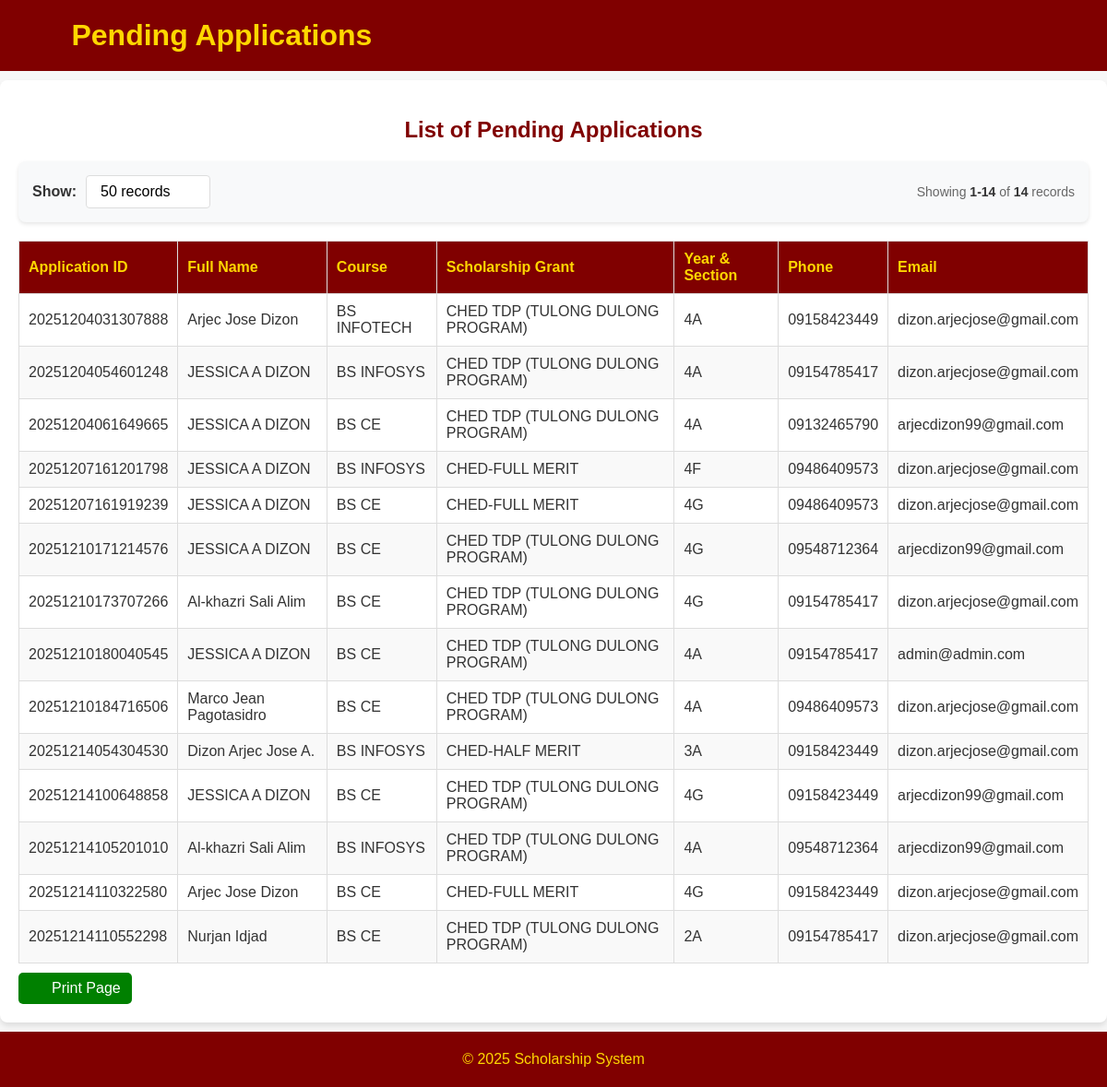
The page /dashboard-links/pending.php?page=1&limit=50 (signed in) on the database as committed earlier.
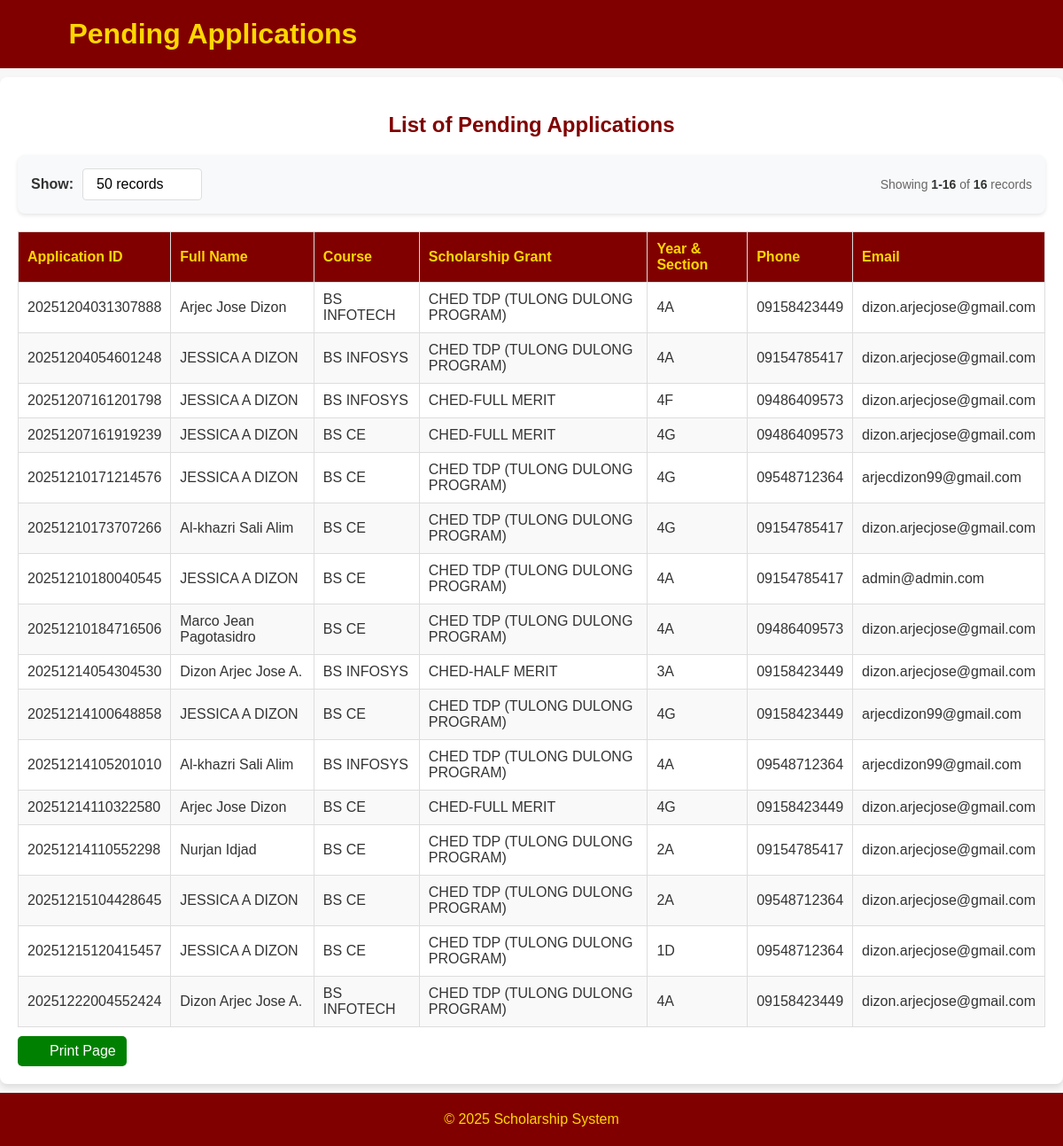
The same page on the database as committed later.
### tables this page shows
CREATE TABLE `scholarship_applications` (
  `application_id` varchar(20) NOT NULL,
  `date` datetime DEFAULT NULL,
  `semester` varchar(10) NOT NULL,
  `school_year` varchar(9) DEFAULT NULL,
  `full_name` varchar(100) NOT NULL,
  `course` varchar(50) NOT NULL,
  `yr_sec` varchar(15) NOT NULL,
  `major` varchar(50) NOT NULL,
  `cell_no` varchar(15) DEFAULT NULL,
  `permanent_address` text DEFAULT NULL,
  `zip_code` int(11) NOT NULL,
  `present_address` text DEFAULT NULL,
  `email` varchar(100) DEFAULT NULL,
  `sex` varchar(100) NOT NULL,
  `date_of_birth` date DEFAULT NULL,
  `age` int(11) NOT NULL,
  `place_of_birth` varchar(50) DEFAULT NULL,
  `civil_status` enum('single','married','widowed','divorced','separated') DEFAULT NULL,
  `religion` varchar(100) DEFAULT NULL,
  `scholarship_grant` varchar(100) DEFAULT NULL,
  `disability` varchar(100) DEFAULT NULL,
  `indigenous_group` varchar(100) DEFAULT NULL,
  `reason_scholarship` text NOT NULL,
  `user_id` int(11) DEFAULT NULL,
  `status` enum('pending','approved','not qualified') NOT NULL DEFAULT 'pending',
  `notified` int(11) NOT NULL,
  `attachments` varchar(255) NOT NULL
);

### dashboard-links/pending.php (the view, shortened to what this page needs)
<?php
require '../includes/session.php';
$defaultLimit = 5;
$limitOptions = [5, 10, 50, 100, 500, 'all'];
$limit = isset($_GET['limit']) && in_array($_GET['limit'], array_map('strval', $limitOptions)) ? $_GET['limit'] : $defaultLimit;
$sqlLimit = ($limit === 'all') ? 1000000 : (int)$limit;
$page = isset($_GET['page']) && is_numeric($_GET['page']) ? (int) $_GET['page'] : 1;
$offset = ($page - 1) * $sqlLimit;
try {
    $countStmt = $pdo->prepare("SELECT COUNT(*) FROM scholarship_applications WHERE status = 'Pending'");
    $countStmt->execute();
    $totalRecords = $countStmt->fetchColumn();
    $stmt = $pdo->prepare("SELECT * FROM scholarship_applications WHERE status = 'Pending' LIMIT :limit OFFSET :offset");
    $stmt->bindParam(':limit', $sqlLimit, PDO::PARAM_INT);
    $stmt->bindParam(':offset', $offset, PDO::PARAM_INT);
    $stmt->execute();
    $pendingApplications = $stmt->fetchAll(PDO::FETCH_ASSOC);
} catch (Exception $e) {
    die("Error fetching data: " . $e->getMessage());
}
?>
<!DOCTYPE html>
<html lang="en">
<head>
    <link rel="stylesheet" href="../css/approved.css?v=<?php echo time(); ?>">
    <link rel="stylesheet" href="../css/pagination.css?v=<?php echo time(); ?>">
</head>
<body>
    <header>
        <a href="../views/dashboard.php">
            <button>
                <i class="fas fa-arrow-left"></i>
            </button>
        </a>
        <h1>Pending Applications</h1>
    </header>
    <main>
        <h2 class="no-print">List of Pending Applications</h2>
        <div class="pagination-controls no-print">
            <div class="records-per-page">
                <label for="records-per-page">Show:</label>
                <div class="records-dropdown">
                    <button class="records-dropdown-btn" id="recordsDropdownBtn">
                        <?php echo $limit === 'all' ? 'All' : $limit; ?> records
                        <i class="fas fa-chevron-down"></i>
                    </button>
                </div>
            </div>
            <div class="pagination-info">
                Showing
                <strong><?php
                    if ($limit === 'all') {
                        echo "all {$totalRecords}";
                    } else {
                        $start = ($page - 1) * $sqlLimit + 1;
                        $end = min($start + $sqlLimit - 1, $totalRecords);
                        echo "{$start}-{$end}";
                    }
                ?></strong>
                of <strong><?php echo $totalRecords; ?></strong> records
            </div>
        </div>
        <?php if (count($pendingApplications) > 0): ?>
            <table>
                <thead>
                    <tr>
                        <th>Application ID</th>
                        <th>Full Name</th>
                        <th>Course</th>
                        <th>Scholarship Grant</th>
                        <th>Year & Section</th>
                        <th>Phone</th>
                        <th>Email</th>
                    </tr>
                </thead>
                <tbody>
                    <?php foreach ($pendingApplications as $application): ?>
                        <tr>
                            <td><?= htmlspecialchars($application['application_id']) ?></td>
                            <td><?= htmlspecialchars($application['full_name']) ?></td>
                            <td><?= htmlspecialchars($application['course']) ?></td>
                            <td><?= htmlspecialchars($application['scholarship_grant']) ?></td>
                            <td><?= htmlspecialchars($application['yr_sec']) ?></td>
                            <td><?= htmlspecialchars($application['cell_no']) ?></td>
                            <td><?= htmlspecialchars($application['email']) ?></td>
                        </tr>
                    <?php endforeach; ?>
                </tbody>
            </table>
        <?php else: ?>
            <p class="no-data">No pending applications found.</p>
        <?php endif; ?>
        <button onclick="window.print()" class="print-button">
            <i class="fas fa-print"></i> Print Page
        </button>
    </main>
    <footer class="no-print">
        <p>&copy; <?= date('Y') ?> Scholarship System</p>
    </footer>
</body>
</html>

### css/approved.css (style rules this page uses)
body { font-family: Arial, sans-serif; margin: 0; padding: 0; background-color: #f7f7f7; color: #333; }
header { display: flex; background-color: maroon; color: gold; padding: 20px; text-align: center; }
button { background-color: maroon; color: rgb(0, 0, 0); border: none; padding: 10px 15px; border-radius: 5px; cursor: pointer; font-size: 1em; display: inline-flex; align-items: center; margin-right: 10px; }
button i { margin-right: 5px; }
h1 { margin: 0; }
main { padding: 20px; max-width: 1200px; margin: 10px auto 70px auto; background-color: #fff; border-radius: 8px; box-shadow: 0 4px 6px rgba(0, 0, 0, 0.1); overflow: auto; }
h2 { color: maroon; text-align: center; }
table { width: 100%; border-collapse: collapse; margin-top: 20px; }
table thead { background-color: maroon; color: gold; }
table th, table td { padding: 10px; text-align: left; border: 1px solid #ddd; }
table tbody tr:nth-child(even) { background-color: #f9f9f9; }
footer { text-align: center; background-color: maroon; color: gold; padding: 5px 0; position: fixed; bottom: 0; width: 100%; }
.print-button { background-color: green; color: white; border: none; padding: 8px 12px; border-radius: 5px; font-size: 16px; cursor: pointer; display: inline-flex; align-items: center; gap: 5px; margin-top: 10px; }
.print-button i { font-size: 18px; }
.pagination-controls { display: flex; justify-content: space-between; align-items: center; margin: 20px 0; padding: 15px; background: #f8f9fa; border-radius: 8px; box-shadow: 0 2px 4px rgba(0,0,0,0.1); }
.records-per-page { display: flex; align-items: center; gap: 10px; }
.records-per-page label { font-weight: 600; color: #333; }
.records-dropdown { position: relative; display: inline-block; }
.records-dropdown-btn { background: #fff; border: 1px solid #ddd; border-radius: 4px; padding: 8px 15px; cursor: pointer; display: flex; align-items: center; justify-content: space-between; min-width: 120px; transition: all 0.3s ease; }
.records-dropdown-btn i { margin-left: 10px; transition: transform 0.3s ease; }
.pagination-info { font-size: 14px; color: #666; }
.pagination-info strong { color: #333; }

### dashboard-links/pending.php (style rules this page uses)
.pagination-controls { display: flex; justify-content: space-between; align-items: center; margin: 20px 0; padding: 15px; background: #f8f9fa; border-radius: 8px; box-shadow: 0 2px 4px rgba(0,0,0,0.1); }
.records-per-page { display: flex; align-items: center; gap: 10px; }
.records-per-page label { font-weight: 600; color: #333; }
.records-dropdown { position: relative; display: inline-block; }
.records-dropdown-btn { background: #fff; border: 1px solid #ddd; border-radius: 4px; padding: 8px 15px; cursor: pointer; display: flex; align-items: center; justify-content: space-between; min-width: 120px; transition: all 0.3s ease; }
.records-dropdown-btn i { margin-left: 10px; transition: transform 0.3s ease; }
.pagination-info { font-size: 14px; color: #666; }
.pagination-info strong { color: #333; }

Rows that differ between the two databases and show on the page:
no longer on this page (row edited): scholarship_applications: application_id "20251204061649665", full_name "JESSICA A DIZON", course "BS CE", scholarship_grant "CHED TDP (TULONG DULONG PROGRAM)", yr_sec "4A", cell_no "09132465790", email "arjecdizon99@gmail.com"
added scholarship_applications: application_id "20251215104428645", full_name "JESSICA A DIZON", course "BS CE", scholarship_grant "CHED TDP (TULONG DULONG PROGRAM)", yr_sec "2A", cell_no "09548712364", email "dizon.arjecjose@gmail.com"
added scholarship_applications: application_id "20251215120415457", full_name "JESSICA A DIZON", course "BS CE", scholarship_grant "CHED TDP (TULONG DULONG PROGRAM)", yr_sec "1D", cell_no "09548712364", email "dizon.arjecjose@gmail.com"
added scholarship_applications: application_id "20251222004552424", full_name "Dizon Arjec Jose A.", course "BS INFOTECH", scholarship_grant "CHED TDP (TULONG DULONG PROGRAM)", yr_sec "4A", cell_no "09158423449", email "dizon.arjecjose@gmail.com"
Other text that changed with them:
$end: "14" → "16"
$totalRecords: "14" → "16"
